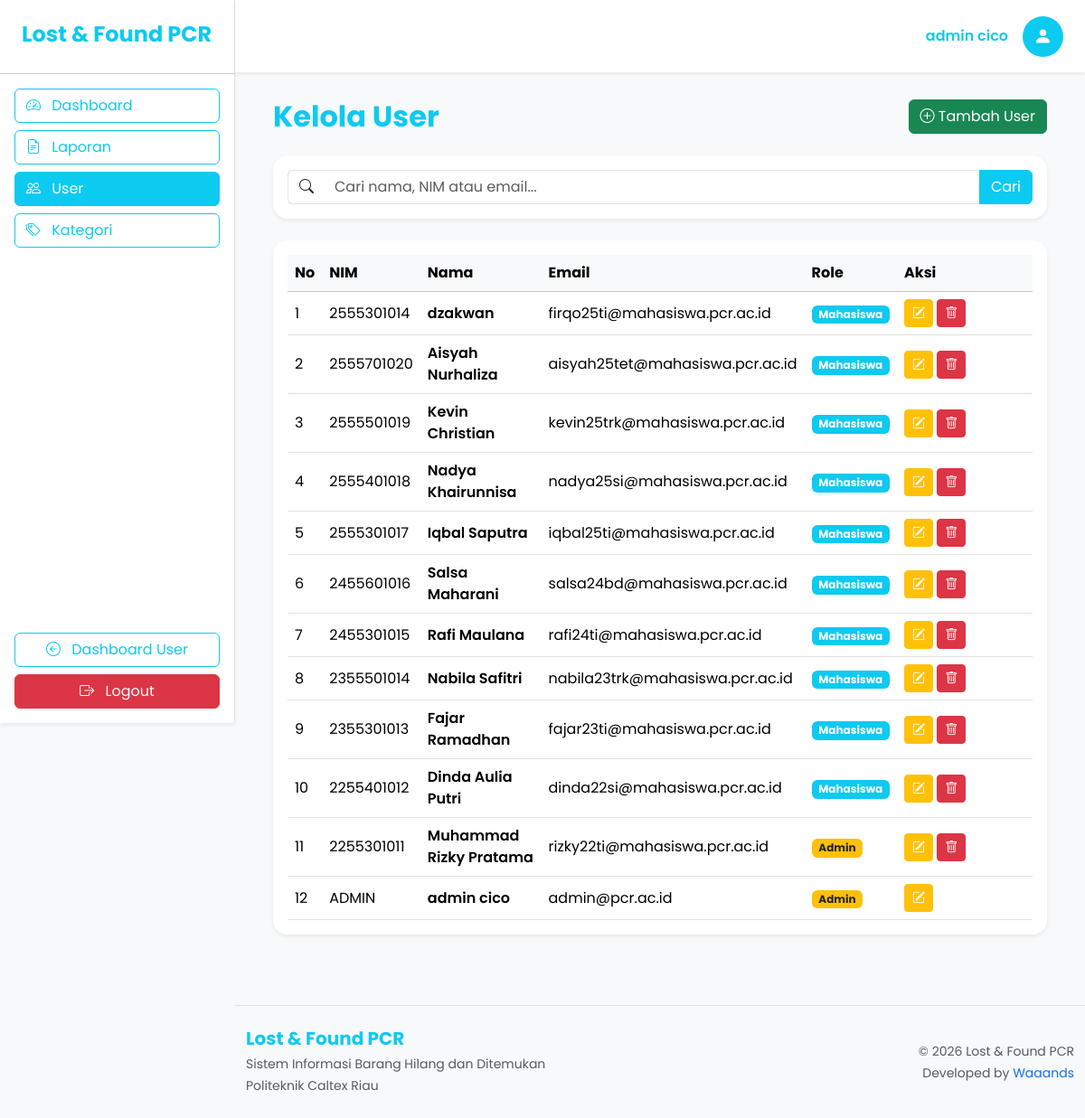
Page /index.php?aksi=admin_user (signed in) on the committed database.
### tables this page shows
CREATE TABLE `users` (
  `id_user` int(11) NOT NULL,
  `nim` varchar(20) NOT NULL,
  `nama_lengkap` varchar(100) NOT NULL,
  `email` varchar(100) NOT NULL,
  `password` varchar(255) NOT NULL,
  `role` enum('mahasiswa','admin') NOT NULL DEFAULT 'mahasiswa',
  `created_at` timestamp NOT NULL DEFAULT current_timestamp()
);

### app/controllers/AdminController.php (called while the page is built, shortened)
<?php
require_once __DIR__ . "/../../config/koneksi.php";
require_once __DIR__ . "/../models/UserModel.php";
class AdminController
{
    private $userModel;
    public function __construct($conn)
    {
        $this->userModel = new UserModel($conn);
    }
    public function user()
    {
        $user = $this->userModel->getAll();
        require __DIR__ . "/../views/admin/user/user.php";
    }
}

### app/models/UserModel.php (called while the page is built, shortened)
<?php
class UserModel
{
    private $conn;
    public function __construct($conn)
    {
        $this->conn = $conn;
    }
    public function getAll()
    {
        $query = "
        SELECT *
        FROM users
        ORDER BY id_user DESC
        ";
        return mysqli_query(
            $this->conn,
            $query
        );
    }
}

### app/views/admin/user/user.php (the view, shortened to what this page needs)
<!DOCTYPE html>
<html>
<head>
    <link href="https://cdn.jsdelivr.net/npm/bootstrap@5.3.3/dist/css/bootstrap.min.css" rel="stylesheet">
    <link rel="stylesheet" href="https://cdn.jsdelivr.net/npm/bootstrap-icons@1.11.3/font/bootstrap-icons.min.css">
    <link rel="stylesheet" href="public/assets/css/admin.css">
</head>
<body class="bg-light">
    <div class="d-flex">
        <div class="bg-white border-end shadow-sm d-flex flex-column position-fixed" style="width:260px;height:100vh;">
            <div class="p-4">
                <h4 class="fw-bold text-info mb-1">
                    Lost & Found PCR
                </h4>
            </div>
            <hr class="m-0">
            <div class="list-group list-group-flush p-3 gap-2 flex-grow-1">
                <a href="index.php?aksi=admin" class="btn btn-outline-info text-start">
                    <i class="bi bi-speedometer2 me-2"></i>
                    Dashboard
                </a>
                <a href="index.php?aksi=admin_laporan" class="btn btn-outline-info text-start">
                    <i class="bi bi-file-earmark-text me-2"></i>
                    Laporan
                </a>
                <a href="index.php?aksi=admin_user" class="btn btn-info text-start">
                    <i class="bi bi-people me-2"></i>
                    User
                </a>
                <a href="index.php?aksi=kategori" class="btn btn-outline-info text-start">
                    <i class="bi bi-tags me-2"></i>
                    Kategori
                </a>
            </div>
            <div class="p-3 mt-auto">
                <a href="index.php?aksi=dashboard" class="btn btn-outline-info w-100 mb-2">
                    <i class="bi bi-arrow-left-circle me-2"></i>
                    Dashboard User
                </a>
                <a href="index.php?aksi=logout" class="btn btn-danger w-100">
                    <i class="bi bi-box-arrow-right me-2"></i>
                    Logout
                </a>
            </div>
        </div>
        <main class="main-content">
            <div class="flex-grow-1">
                <nav class="navbar navbar-expand-lg bg-white shadow-sm px-4 py-3">
                    <div class="ms-auto d-flex align-items-center">
                        <span class="fw-semibold text-info me-3">
                            <?= $_SESSION['nama']; ?>
                        </span>
                        <div class="bg-info rounded-circle d-flex justify-content-center align-items-center"
                            style="width:45px;height:45px;">
                            <i class="bi bi-person-fill text-white  fs-5"></i>
                        </div>
                    </div>
            </div>
            <div class="content">
                <div class="container-fluid">
                    <div class="d-flex justify-content-between align-items-center mb-4">
                        <h2 class="fw-bold text-info mb-0">
                            Kelola User
                        </h2>
                        <a href="index.php?aksi=admin_user_tambah" class="btn btn-success">
                            <i class="bi bi-plus-circle"></i>
                            Tambah User
                        </a>
                    </div>
                    <div class="card border-0 shadow-sm rounded-4 mb-4">
                        <div class="card-body">
                            <form method="GET">
                                <div class="input-group">
                                    <span class="input-group-text bg-white">
                                        <i class="bi bi-search"></i>
                                    </span>
                                    <input type="text" name="keyword" class="form-control"
                                        placeholder="Cari nama, NIM atau email...">
                                    <button class="btn btn-info">
                                        Cari
                                    </button>
                                </div>
                            </form>
                        </div>
                    </div>
                    <div class="card border-0 shadow-sm rounded-4">
                        <div class="card-body">
                            <div class="table-responsive">
                                <table class="table table-hover align-middle mb-0">
                                    <thead class="table-light">
                                        <tr>
                                            <th>No</th>
                                            <th>NIM</th>
                                            <th>Nama</th>
                                            <th>Email</th>
                                            <th>Role</th>
                                            <th width="150">
                                                Aksi
                                            </th>
                                        </tr>
                                    </thead>
                                    <tbody>
                                        <?php
                            $no = 1;
                            while($row=mysqli_fetch_assoc($user)){
                            ?>
                                        <tr>
                                            <td>
                                                <?= $no++; ?>
                                            </td>
                                            <td>
                                                <?= $row['nim']; ?>
                                            </td>
                                            <td class="fw-semibold">
                                                <?= $row['nama_lengkap']; ?>
                                            </td>
                                            <td>
                                                <?= $row['email']; ?>
                                            </td>
                                            <td>
                                                <?php if($row['role']=="admin"){ ?>
                                                <span class="badge bg-warning text-dark">
                                                    Admin
                                                </span>
                                                <?php }else{ ?>
                                                <span class="badge bg-info">
                                                    Mahasiswa
                                                </span>
                                                <?php } ?>
                                            </td>
                                            <td>
                                                <a href="index.php?aksi=admin_user_edit&id=<?= $row['id_user']; ?>"
                                                    class="btn btn-warning btn-sm">
                                                    <i class="bi bi-pencil-square"></i>
                                                </a>
                                                <?php if($row['id_user'] != $_SESSION['id_user']){ ?>
                                                <a href="index.php?aksi=admin_user_hapus&id=<?= $row['id_user']; ?>"
                                                    class="btn btn-danger btn-sm"
                                                    onclick="return confirm('Hapus user ini?')">
                                                    <i class="bi bi-trash"></i>
                                                </a>
                                                <?php } ?>
                                            </td>
                                        </tr>
                                        <?php } ?>
                                    </tbody>
                                </table>
                            </div>
                        </div>
                    </div>
                </div>
            </div>
            <footer class="mt-5 py-4 border-top">
                <div class="container">
                    <div class="row align-items-center">
                        <div class="col-md-6">
                            <h5 class="fw-bold text-info mb-1">
                                Lost & Found PCR
                            </h5> <small class="text-muted">
                                Sistem Informasi Barang Hilang dan Ditemukan<br>
                                Politeknik Caltex Riau
                            </small>
                        </div>
                        <div class="col-md-6 text-md-end mt-3 mt-md-0">
                            <small class="text-muted">
                                © 2026 Lost & Found PCR
                            </small>
                            <br>
                            <small class="text-muted">
                                Developed by <a href="https://github.com/waaands" target="_blank"
                                    class="text-decoration-none">Waaands</a>
                            </small>
                        </div>
                    </div>
                </div>
            </footer>
        </main>
    </div>
</body>
</html>

### public/assets/css/admin.css (style rules this page uses)
body { font-family:'Poppins',sans-serif; background:#f8f9fa; }
.main-content { margin-left:260px; min-height:100vh; background:#f8f9fa; }
.content { padding:30px; }
.navbar { height:80px; }
.card { border-radius:18px; }
.btn-outline-info { transition:.2s; }
.btn-info, .btn-warning, .btn-success, .btn-danger { color:#fff; transition:.2s; }
.input-group-text { border-right:none; }
.input-group .form-control { border-left:none; box-shadow:none; }
.table th { white-space:nowrap; vertical-align:middle; }
.table td { vertical-align:middle; }

### app/views/admin/user/user.php (style rules this page uses)
body { font-family: 'Poppins', sans-serif; overflow-x: hidden; background: #f8f9fa; }
.main-content { flex: 1; min-height: 100vh; background: #f8f9fa; }
.content { padding: 30px; }
.navbar { height: 80px; }
.input-group-text { border-right: none; }
.input-group .form-control { border-left: none; box-shadow: none; }
.btn-outline-info { transition: .2s; }
.btn-info, .btn-warning, .btn-success, .btn-danger { transition: .2s; }
.btn-info { color: #fff; }
.btn-warning { color: #fff; }
.btn-success { color: #fff; }
.btn-danger { color: #fff; }
.card { border-radius: 18px; }
.table th { white-space: nowrap; vertical-align: middle; }
.table td { vertical-align: middle; }
.main-content { margin-left: 260px; min-height: 100vh; background: #f8f9fa; }

### rows in the picture
users: nim "2555301014", nama_lengkap "dzakwan", email "firqo25ti@mahasiswa.pcr.ac.id", role "Mahasiswa"
users: nim "2555701020", nama_lengkap "Aisyah Nurhaliza", email "aisyah25tet@mahasiswa.pcr.ac.id", role "Mahasiswa"
users: nim "2555501019", nama_lengkap "Kevin Christian", email "kevin25trk@mahasiswa.pcr.ac.id", role "Mahasiswa"
users: nim "2555401018", nama_lengkap "Nadya Khairunnisa", email "nadya25si@mahasiswa.pcr.ac.id", role "Mahasiswa"
users: nim "2555301017", nama_lengkap "Iqbal Saputra", email "iqbal25ti@mahasiswa.pcr.ac.id", role "Mahasiswa"
users: nim "2455601016", nama_lengkap "Salsa Maharani", email "salsa24bd@mahasiswa.pcr.ac.id", role "Mahasiswa"
users: nim "2455301015", nama_lengkap "Rafi Maulana", email "rafi24ti@mahasiswa.pcr.ac.id", role "Mahasiswa"
users: nim "2355501014", nama_lengkap "Nabila Safitri", email "nabila23trk@mahasiswa.pcr.ac.id", role "Mahasiswa"
users: nim "2355301013", nama_lengkap "Fajar Ramadhan", email "fajar23ti@mahasiswa.pcr.ac.id", role "Mahasiswa"
users: nim "2255401012", nama_lengkap "Dinda Aulia Putri", email "dinda22si@mahasiswa.pcr.ac.id", role "Mahasiswa"
users: nim "2255301011", nama_lengkap "Muhammad Rizky Pratama", email "rizky22ti@mahasiswa.pcr.ac.id", role "Admin"
users: nim "ADMIN", nama_lengkap "admin cico", email "admin@pcr.ac.id", role "Admin"

### other values in the picture
$_SESSION['nama'] "admin cico"
